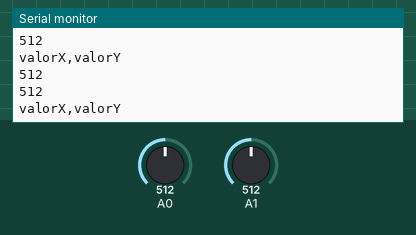
Recording of a sketch running on a simulated Arduino Uno, built with avr-gcc and run on an emulated ATmega328P. On the bench: the last lines printed to the serial monitor. The test bench sets the inputs (shaded band); at power-on: A0 = 512, A1 = 512.

Above: at 1.2 s.
1.3 s: A0 set to 990
At 2.1 s:
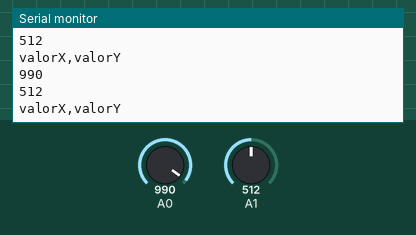
2.8 s: A0 set to 1013
At 3.9 s:
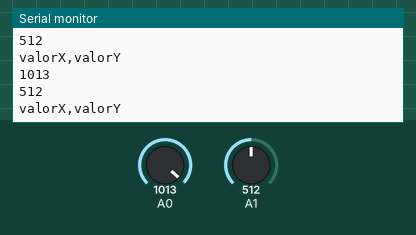
5.8 s: A0 set to 11
At 6.9 s:
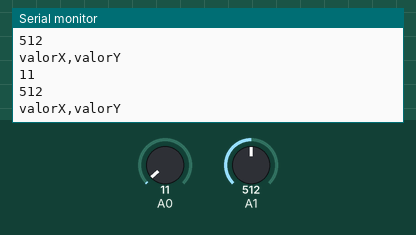
7.3 s: A0 set to 8
At 7.9 s:
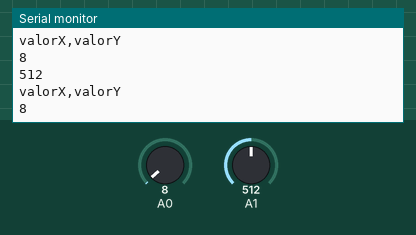
8.8 s: A1 set to 11
At 9.3 s:
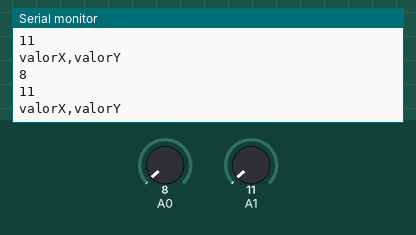
10.3 s: A1 set to 8
At 11.4 s:
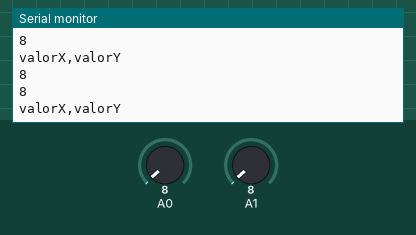
Timing chart, 0 to 13.3 s (numbered marks = the images above; inputs shaded):
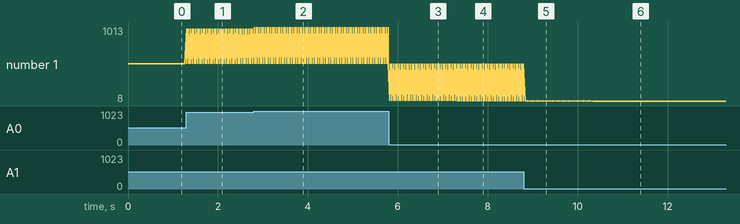

The sketch:

grupo-04-2025-sensoresFuerza-v1.ino
```cpp
// incluir 1 clase para recibir datos de sensores
// incluir 1 clase para emitir datos segun eso

#include "SensorFuerza.h" // incluye las clases SensorFuerza y Puntito

SensorFuerza ejeX;
SensorFuerza ejeY;
// Puntito puntito;

void setup() {
  Serial.begin(9600);
  ejeX.configurar(A0);   // se asigna un sensor al pinA0
  ejeY.configurar(A1);   // se asigna un sensor al pinA1
}

void loop() {   // se actualiza el valor del sensor del eje X y del eje Y
  ejeX.leer();
  ejeY.leer();

  Serial.println(ejeX.valorCrudo);  // manda al serial monitor el valor crudo del sensor X
  Serial.println(ejeY.valorCrudo);

  Serial.print("valorX");
  Serial.print(",");
  Serial.println("valorY");

  delay(40);
  // enviar valores a p5
  // enviar valor ejeX.valorCrudo
  // luego enviar ejeY.valorCrudo
  // Serial.write(ejeX.valorCrudo, ejeY.valorCrudo);
}
```

SensorFuerza.cpp
```cpp
#include "SensorFuerza.h"
// incluye el .h de SensorFuerza

SensorFuerza::SensorFuerza() {} //constructor

SensorFuerza::~SensorFuerza() {} // destructor

void SensorFuerza::configurar(int nuevaPatita) { // aqui se configura el sensor
  SensorFuerza::patita = nuevaPatita;
  pinMode(SensorFuerza::patita, INPUT);  // pin donde se encuentra el sensor
}

void SensorFuerza::leer() {   // funcion para leer el sensor
  SensorFuerza::valorCrudo = analogRead(SensorFuerza::patita);  // guarda el valor de la presion del sensor
                                                                // y cada vez que se llama .leer, se actualiza el valor
}
```

SensorFuerza.h
```cpp
#ifndef SENSOR_FUERZA_H // si no esta Sensor fuerza definido
#define SENSOR_FUERZA_H // aqui lo definimos

#include <Arduino.h>  // incluimos las funciones basicas de arduino

class SensorFuerza {     // definimos la clase sensor fuerza
public:
  SensorFuerza();  // constructor
  ~SensorFuerza(); // destructor

  void configurar(int nuevaPatita); // guarda en que pin se encuentra el sensor
  void leer();  // declara la funcion para leer el sensor

  int patita;       // guarda el numero del pin (A0,A1)
  int valorCrudo;   // guarda el numero del sensor, entre 0 a 1023 (segun presion)
  int valorMapeado;
};

#endif
```

Measured:
- the behaviour switches between 10 and 9 on A0 (found by bisection; images 3 and 4)
- after the input at 1.3 s, the serial monitor: prints a new line at once (image 1)
- after the input at 2.8 s, the serial monitor: prints a new line at once (image 2)
- after the input at 5.8 s, the serial monitor: prints a new line at once (image 3)
- after the input at 7.3 s, the serial monitor: prints a new line at once (image 4)
